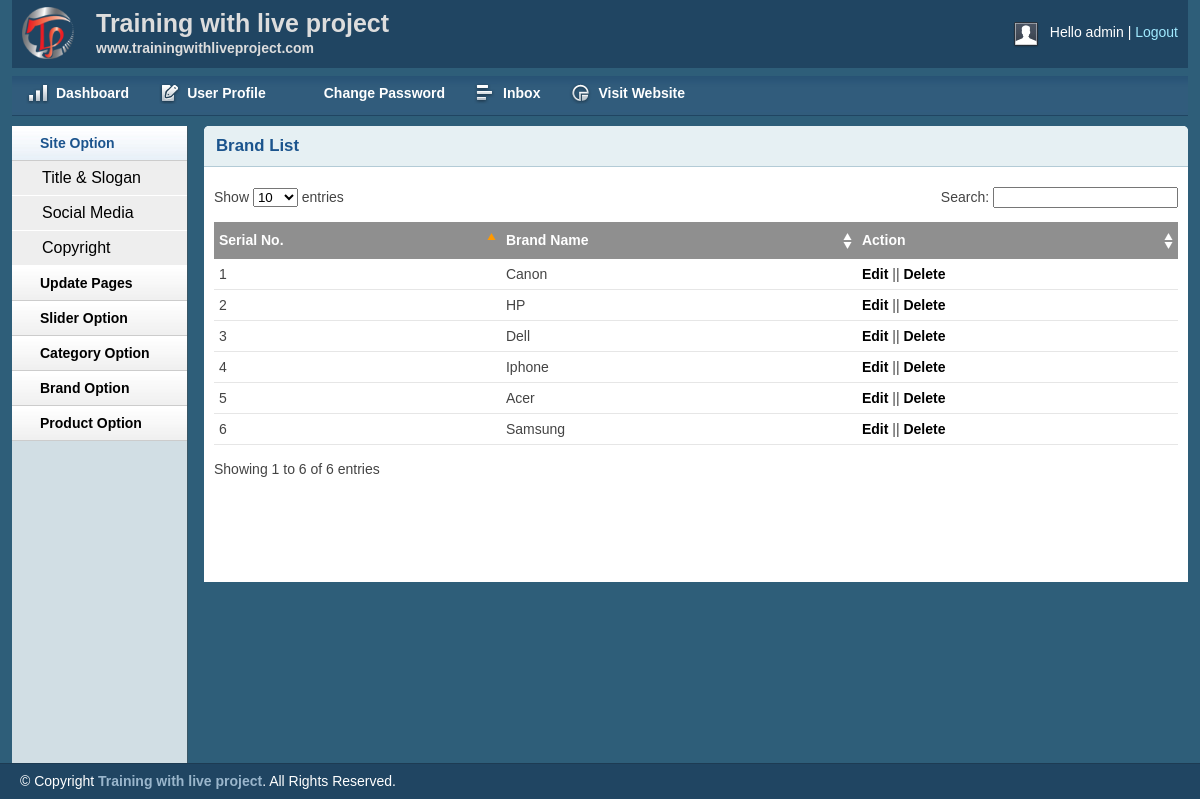
Page /admin/brandlist.php (signed in) on the committed database.
### tables this page shows
CREATE TABLE `tbl_brand` (
  `brandId` int(11) NOT NULL,
  `brandName` varchar(255) NOT NULL
);

### lib/Database.php (called while the page is built, shortened)
<?php
class Database
{
    public $host   = DB_HOST;
    public $user   = DB_USER;
    public $pass   = DB_PASS;
    public $dbname = DB_NAME;
    public $link;
    private function connectDB(){
        $this->link = new mysqli($this->host,$this->user,$this->pass,$this->dbname);
    }
    public function select($query){
        $result = $this->link->query($query) or die($this->link->error . __LINE__);
        if ($result->num_rows > 0) {
            return $result;
        } else {
            return false;
        }
    }
}
?>

### classes/Brand.php (called while the page is built, shortened)
<?php
$filepath = realpath(dirname(__DIR__));
include_once ($filepath.'/lib/Database.php');
?>
<?php
class Brand{
    private $db;
    public function __construct(){
        $this->db = new Database();
    }
    public function getAllBrand(){
        $query  = "SELECT * FROM tbl_brand ORDER BY brandId DESC";
        $result = $this->db->select($query);
        return $result;
    }
}
?>

### admin/brandlist.php (the view, shortened to what this page needs)
<?php include 'inc/header.php';?>
<?php include 'inc/sidebar.php';?>
<?php include '../classes/Brand.php'; ?>
<?php
    $brand = new Brand();
?>
        <div class="grid_10">
            <div class="box round first grid">
                <h2>Brand List</h2>
                <div class="block">
                    <table class="data display datatable" id="example">
					<thead>
						<tr>
							<th>Serial No.</th>
							<th>Brand Name</th>
							<th>Action</th>
						</tr>
					</thead>
					<tbody>
						<?php
							$getBrand = $brand->getAllBrand();
							if($getBrand){
								$i = 0;
								while($row = $getBrand->fetch_assoc()){
									$i++;
						?>
						<tr class="odd gradeX">
							<td><?php echo $i; ?></td>
							<td><?php echo $row['brandName']; ?></td>
							<td><a href="brandedit.php?brandid=<?php echo $row['brandId']; ?>">Edit</a> || <a onclick = "return confirm('Are you sure want to delete ?');" href="?delbrand=<?php echo $row['brandId']; ?>">Delete</a></td>
						</tr>
						<?php
								}
							}
						?>
					</tbody>
				</table>
               </div>
            </div>
        </div>
<?php include 'inc/footer.php';?>

### admin/css/layout.css (style rules this page uses)
body { background: #fff none repeat scroll 0 0; color: #444; font-size: 14px; padding: 0; }
a { color: #000; font-weight:bold; text-decoration: none; }
h1, h2, h3, h4, h5, h6 { line-height:1.2em; margin-bottom:.3em; }
h2 { margin-top:1em; }
.box { background:#fff; margin-bottom:20px; padding:10px 10px 10px 10px; margin-left:-8px; }
.box.grid { padding-bottom:40px; }
.box.round { -moz-border-radius: 5px 5px 0px 0px; -webkit-border-radius: 5px 5px 0px 0px; border-radius: 5px 5px 0px 0px; }
.box h2 { font-size:1.2em; font-weight:bold; color:#1B548D; background:#E6F0F3; margin:-10px -10px 0 -10px; padding:10px 12px; border-bottom:1px solid #B3CBD6; -moz-border-radius: 5px 5px 0px 0px; -webkit-border-radius: 5px 5px 0px 0px; border-radius: 5px 5px 0px 0px; }
.box.first { min-height: 406px; }
.block { padding-top:20px; }
.block { padding-bottom:1px; }
table.display { margin: 0 auto; clear: both; width: 100%; }
.sorting_asc { background: #8f8f8f url(../img/table/sort_asc.png) no-repeat center right; padding:8px 5px; text-align:left; color:#fff; }
.sorting { background:#8f8f8f url(../img/table/sort_both.png) no-repeat center right; padding:8px 5px; text-align:left; color:#fff; }
tr.odd { height: 30px; line-height: 30px; border-bottom:1px solid #e6e6e6; }
tr.even { height: 30px; line-height: 30px; border-bottom:1px solid #e6e6e6; }
tr.odd td, tr.even td { padding-left:5px; }

### rows in the picture
tbl_brand: brandName "Canon"
tbl_brand: brandName "HP"
tbl_brand: brandName "Dell"
tbl_brand: brandName "Iphone"
tbl_brand: brandName "Acer"
tbl_brand: brandName "Samsung"

### other values in the picture
Session::get('adminName') "admin"
